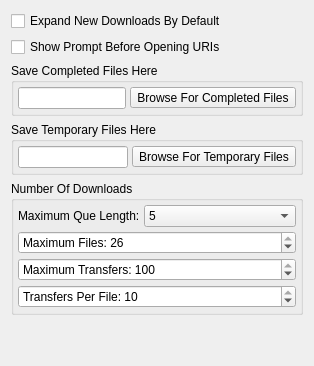
             <widget class="QWidget" name="pageDownloads">
              <layout class="QVBoxLayout" name="verticalLayout_28">
               <item>
                <widget class="QCheckBox" name="checkBoxExpandDownloads">
                 <property name="text">
                  <string>Expand New Downloads By Default</string>
                 </property>
                 <property name="checked">
                  <bool>false</bool>
                 </property>
                </widget>
               </item>
               <item>
                <widget class="QCheckBox" name="checkBoxURIPrompt">
                 <property name="text">
                  <string>Show Prompt Before Opening URIs</string>
                 </property>
                 <property name="checked">
                  <bool>false</bool>
                 </property>
                </widget>
               </item>
               <item>
                <widget class="QGroupBox" name="groupBoxDownloadsCompleted">
                 <property name="title">
                  <string>Save Completed Files Here</string>
                 </property>
                 <layout class="QHBoxLayout" name="horizontalLayout_2">
                  <property name="spacing">
                   <number>4</number>
                  </property>
                  <property name="margin">
                   <number>4</number>
                  </property>
                  <item>
                   <widget class="QLineEdit" name="lineEditSaveFolder">
                    <property name="readOnly">
                     <bool>true</bool>
                    </property>
                   </widget>
                  </item>
                  <item>
                   <widget class="QToolButton" name="toolButtonSaveBrowse">
                    <property name="text">
                     <string>Browse For Completed Files</string>
                    </property>
                    <property name="icon">
                     <iconset resource="../Resource.qrc">
                      <normaloff>:/Resource/Library/BrowseFolder.png</normaloff>:/Resource/Library/BrowseFolder.png</iconset>
                    </property>
                    <property name="iconSize">
                     <size>
                      <width>24</width>
                      <height>24</height>
                     </size>
                    </property>
                   </widget>
                  </item>
                 </layout>
                </widget>
               </item>
               <item>
                <widget class="QGroupBox" name="groupBoxDownloadsTemporary">
                 <property name="title">
                  <string>Save Temporary Files Here</string>
                 </property>
                 <layout class="QHBoxLayout" name="horizontalLayout_3">
                  <property name="spacing">
                   <number>4</number>
                  </property>
                  <property name="margin">
                   <number>4</number>
                  </property>
                  <item>
                   <widget class="QLineEdit" name="lineEditTempFolder">
                    <property name="readOnly">
                     <bool>true</bool>
                    </property>
                   </widget>
                  </item>
                  <item>
                   <widget class="QToolButton" name="toolButtonTempBrowse">
                    <property name="text">
                     <string>Browse For Temporary Files</string>
                    </property>
                    <property name="icon">
                     <iconset resource="../Resource.qrc">
                      <normaloff>:/Resource/Library/BrowseFolder.png</normaloff>:/Resource/Library/BrowseFolder.png</iconset>
                    </property>
                    <property name="iconSize">
                     <size>
                      <width>24</width>
                      <height>24</height>
                     </size>
                    </property>
                   </widget>
                  </item>
                 </layout>
                </widget>
               </item>
               <item>
                <widget class="QGroupBox" name="groupBoxDownloadsNumber">
                 <property name="title">
                  <string>Number Of Downloads</string>
                 </property>
                 <layout class="QGridLayout" name="gridLayout_17">
                  <property name="margin">
                   <number>4</number>
                  </property>
                  <property name="spacing">
                   <number>4</number>
                  </property>
                  <item row="0" column="0">
                   <widget class="QLabel" name="labelMaxQue">
                    <property name="text">
                     <string>Maximum Que Length:</string>
                    </property>
                    <property name="buddy">
                     <cstring>comboBoxQueLength</cstring>
                    </property>
                   </widget>
                  </item>
                  <item row="0" column="1">
                   <widget class="QComboBox" name="comboBoxQueLength">
                    <property name="sizePolicy">
                     <sizepolicy hsizetype="MinimumExpanding" vsizetype="Fixed">
                      <horstretch>0</horstretch>
                      <verstretch>0</verstretch>
                     </sizepolicy>
                    </property>
                    <item>
                     <property name="text">
                      <string>5</string>
                     </property>
                    </item>
                    <item>
                     <property name="text">
                      <string>10</string>
                     </property>
                    </item>
                    <item>
                     <property name="text">
                      <string>20</string>
                     </property>
                    </item>
                    <item>
                     <property name="text">
                      <string>MAX</string>
                     </property>
                    </item>
                   </widget>
                  </item>
                  <item row="1" column="0" colspan="2">
                   <widget class="QSpinBox" name="spinBoxMaxFiles">
                    <property name="prefix">
                     <string>Maximum Files: </string>
                    </property>
                    <property name="minimum">
                     <number>1</number>
                    </property>
                    <property name="maximum">
                     <number>26</number>
                    </property>
                    <property name="value">
                     <number>26</number>
                    </property>
                   </widget>
                  </item>
                  <item row="2" column="0" colspan="2">
                   <widget class="QSpinBox" name="spinBoxMaxTransfers">
                    <property name="prefix">
                     <string>Maximum Transfers: </string>
                    </property>
                    <property name="minimum">
                     <number>1</number>
                    </property>
                    <property name="maximum">
                     <number>100</number>
                    </property>
                    <property name="value">
                     <number>100</number>
                    </property>
                   </widget>
                  </item>
                  <item row="3" column="0" colspan="2">
                   <widget class="QSpinBox" name="spinBoxTransfersPerFile">
                    <property name="prefix">
                     <string>Transfers Per File: </string>
                    </property>
                    <property name="minimum">
                     <number>1</number>
                    </property>
                    <property name="maximum">
                     <number>10</number>
                    </property>
                    <property name="value">
                     <number>10</number>
                    </property>
                   </widget>
                  </item>
                 </layout>
                </widget>
               </item>
               <item>
                <spacer name="verticalSpacer_17">
                 <property name="orientation">
                  <enum>Qt::Vertical</enum>
                 </property>
                 <property name="sizeHint" stdset="0">
                  <size>
                   <width>20</width>
                   <height>40</height>
                  </size>
                 </property>
                </spacer>
               </item>
              </layout>
             </widget>
